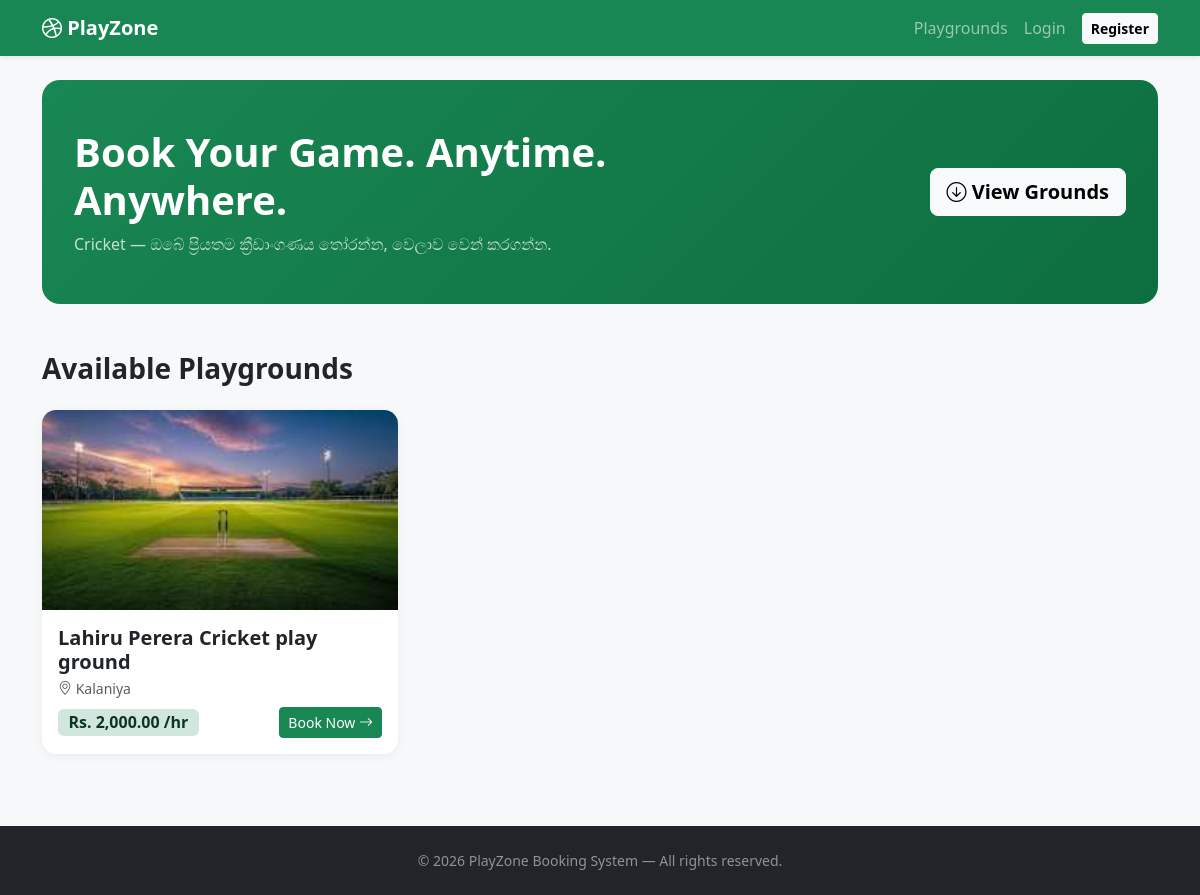
The page / on the database its author committed.
### tables this page shows
CREATE TABLE `playgrounds` (
  `id` int(11) NOT NULL,
  `name` varchar(150) NOT NULL,
  `location` varchar(255) NOT NULL,
  `description` text DEFAULT NULL,
  `price_per_hour` decimal(10,2) NOT NULL,
  `open_time` time DEFAULT '06:00:00',
  `close_time` time DEFAULT '23:00:00',
  `image` varchar(255) DEFAULT NULL,
  `status` tinyint(1) DEFAULT 1,
  `created_at` timestamp NOT NULL DEFAULT current_timestamp()
);

### includes/functions.php (called while the page is built, shortened)
<?php
function e($v) {
    return htmlspecialchars($v ?? '', ENT_QUOTES, 'UTF-8');
}

### index.php (the view, shortened to what this page needs)
<?php
require_once 'config/database.php';
require_once 'includes/functions.php';
$rows = $pdo->query("SELECT * FROM playgrounds WHERE status=1 ORDER BY id DESC")
            ->fetchAll();
require 'includes/header.php';
?>
<section class="hero mb-5">
  <div class="row align-items-center">
    <div class="col-lg-8">
      <h1 class="fw-bold mb-2">Book Your Game. Anytime. Anywhere.</h1>
      <p class="mb-0 opacity-75">
        Cricket — ඔබේ ප්‍රියතම ක්‍රීඩාංගණය තෝරන්න, වෙලාව වෙන් කරගන්න.
      </p>
    </div>
    <div class="col-lg-4 text-lg-end mt-3 mt-lg-0">
      <a href="#list" class="btn btn-light btn-lg fw-semibold">
        <i class="bi bi-arrow-down-circle"></i> View Grounds
      </a>
    </div>
  </div>
</section>
<h3 id="list" class="fw-bold mb-4">Available Playgrounds</h3>
<?php if (!$rows): ?>
  <div class="alert alert-info">දැනට playground කිසිවක් නොමැත.</div>
<?php else: ?>
  <div class="row g-4">
  <?php foreach ($rows as $p): ?>
    <div class="col-md-6 col-lg-4">
      <div class="card playground-card h-100">
        <img src="<?= $p['image'] ? e(UPLOAD_URL.$p['image']) : 'https://images.unsplash.com/photo-1529900748604-07564a03e7a6?w=800' ?>"
             alt="<?= e($p['name']) ?>">
        <div class="card-body">
          <h5 class="fw-bold mb-1"><?= e($p['name']) ?></h5>
          <p class="text-muted small mb-2">
            <i class="bi bi-geo-alt"></i> <?= e($p['location']) ?>
          </p>
          <div class="d-flex justify-content-between align-items-center">
            <span class="badge bg-success-subtle text-success-emphasis fs-6">
              Rs. <?= number_format($p['price_per_hour'], 2) ?> /hr
            </span>
            <a href="playground.php?id=<?= $p['id'] ?>" class="btn btn-success btn-sm">
              Book Now <i class="bi bi-arrow-right"></i>
            </a>
          </div>
        </div>
      </div>
    </div>
  <?php endforeach; ?>
  </div>
<?php endif; ?>
<?php require 'includes/footer.php'; ?>

### assets/css/style.css (style rules this page uses)
body { background:#f6f8fa; font-family: system-ui, -apple-system, "Segoe UI", Roboto, sans-serif; }
.playground-card { border: none; border-radius: 14px; overflow: hidden; transition: transform .2s, box-shadow .2s; box-shadow: 0 2px 10px rgba(0,0,0,.06); }
.playground-card img { height: 200px; object-fit: cover; width: 100%; }
.hero { background: linear-gradient(135deg,#198754 0%,#0d6e3f 100%); color:#fff; border-radius: 18px; padding: 48px 32px; }

### rows shown on the page
playgrounds: image (picture), name "Lahiru Perera Cricket play ground", location "Kalaniya", price_per_hour "2,000.00"
